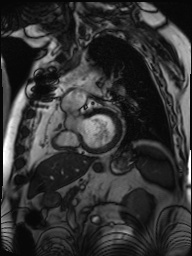
%> input picture Pics/P09-0001.jpg, 192 x 256 px; its folder holds only this picture in this run
$ octave --eval "result = LVSpline;"   (GNU Octave 9; MATLAB toolbox functions it lacks are replaced by stand-ins)
%> lines starting %> are read from the running program, lines starting %| are printed output that depends on the picture; in (x1, y1, x2, y2) boxes, pixels count from 0 and x2, y2 are one past the last pixel; in counts of white or black regions, pixels touching at a corner belong together; the program's own positions count from 1
function [pts, MSE, time] = LVSpline(direc, contourIterations, contourPoints, interpScale, threshLow, threshHigh, initR, resX, resY, resZ)
% The LVSPLINE function uses a provided dataset of MRI cardiac images and
% the Snake function written by Dr. Kroon of University of Twente (available
% on MathWorks File Exchange) to segment the left ventricle. Based on
% these contours, we use a fourth-order polynomial to interpolate the
% x- and y-coordinates for each contour.
%
% PTS = LVSpline is the interpolation of the acquired contours from MRI
% cardiac images. PTS consists of (x,y,z) tuples, meaning PTS(:,1) is the
% x-points, PTS(:,2) is the y-points, and PTS(:,3) is the z-points.
%
% PTS = LVSpline(direc)
% Optional input. DIREC defines the folder in which the MRI cardiac
% images are stored. The folder can be listed relative to the current
% folder (a string starting with "./") or the complete folder path
% ("C:/MRIData/Set1", for example). Default value is "./Pics".
%
% PTS = LVSpline(direc, contourIterations)
% Optional input. CONTOURITERATIONS defines the number of iterations to run
% the active contour algorithm per image. Default value is 300.
%
% PTS = LVSpline(direc, contourIterations, contourPoints)
% Optional input. CONTOURPOINTS defines the number of points to calculate
% for each contour. Default value is 100.
%
% PTS = LVSpline(direc, contourIterations, contourPoints, interpScale)
% Optional input. INTERPSCALE defines the number of "slices" to interpolate
% between given images. For example, if interpScale is 4, then there are 3
% additional contours interpolated between the first and second image.
% INTERPSCALE only affects datasets with at least two (2) images. Default
% value is 6.
%
% PTS = LVSpline(direc, contourIterations, contourPoints, interpScale, threshLow, threshHigh)
% Optional inputs. THRESHLOW and THRESHHIGH define the low and high
% thresholding values, respectively for rescaling the grayscale image.
% Default values are 70 and 100 for low and high thresholds, respectively.
%
% PTS = LVSpline(direc, contourIterations, contourPoints, interpScale, threshLow, threshHigh, initR)
% Optional input. INITR defines the initial radius for the auto-generated
% contours.  Default value is 5.
%
% PTS = LVSpline(direc, contourIterations, contourPoints, interpScale, threshLow, threshHigh, initR, resX, resY, resZ)
% Optional inputs. RESX, RESY, RESZ define the image resolution (in mm) in the
% x-, y-, and z- dimensions, respectively. Default values are 1.5256 mm in
% the x- and y-dimensions and 10.02 mm in the z-dimension.
%
% [PTS, MSE] = LVSpline stores the mean square errors (in mm) for each dimension
% into MSE, in x,y,z order.
%
% [PTS, MSE, TIME] = LVSpline stores the runtime (in seconds) of LVSPLINE into TIME.

    close all;clc; % close all figures and clear Command Window
    t = tic;  % start timer
    time = 0; % total time for program

    % define low value for thresholding
    if ~exist('threshLow','var') || isempty(threshLow)
        imlo = 70;
    else
        imlo = threshLow;
    end

    % define high value for thresholding
    if ~exist('threshHigh','var') || isempty(threshHigh)
        imhi = 100;
    else
        imhi = threshHigh;
    end

    % Define the struct options for the Snake Algorithm
    Options = struct; % create struct object

    % define number of iterations for Snake algorithm
    if ~exist('contourIterations','var') || isempty(contourIterations) || contourIterations <= 0
        Options.Iterations = 300;
    else
        Options.Iterations = contourIterations;
    end

    Options.Verbose = true; % define whether the  segmentation figure should be shown (opens in Figure 2)

    % define trial-and-error based MRI constants for left ventricle
    Options.Sigma1 = 1;
    Options.Sigma2 = 2;

    % number of contour points in final segmentation
    if ~exist('contourPoints','var') || isempty(contourPoints) || contourPoints <= 3
        Options.nPoints = 100;
    else
        Options.nPoints = contourPoints;
    end

    % path to folder where the pictures are stored
    if ~exist('direc','var') || isempty(direc)
    	direc = "./Pics";
    end

    folder = dir(direc); % folder information
    nSlices = length(folder)-2; % number of pictures in folder

    % number of points to interpolate between pictures
    if ~exist('interpScale','var') || isempty(interpScale) || interpScale <= 1
        interpScale = 6;
    end

    nInterp = interpScale*(nSlices-1)+1; % number of total points to interpolate
    O = zeros(Options.nPoints,2,nSlices); % define a matrix of zeros for x- and y-coordinates after image segmentation


    % initial radius to define a self-generated initial contour
    if ~exist('initR','var') || isempty(initR) || initR <= 0
        r = 5;
    else
        r = initR;
    end

    theta = 0:pi/(Options.nPoints-1):2*pi; % define radians for self-generated initial contour
    Z =  zeros(Options.nPoints,nSlices); % define a matrix of zeros for z-coordinates after image segmentation

    % For each picture, perform the active contour segmentation based on user choice.
    % First two filenames are "." (for current folder) and ".." for drill-up one
    % folder.
    for i = 3:length(folder)
        file = folder(i); % get an image file from the folder
        name = file.name; % get the filename from the file

        disp(name); % show user the image being segmented
        image = imread(direc+"/"+name); % read the image into MATLAB
%> image is the input picture: size 256x192 uint8; min 0, max 255, mean 52.1
        image2 = im2double(image); % convert image to grayscale between 0 and 1

        % threshold and scale image
        image2 = (image2*255-imlo)/(imhi-imlo);
        image2(image2(:) <= 0) = 0;
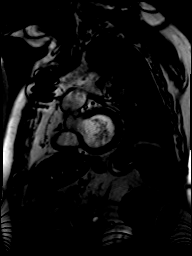
%> image2: size 256x192 double; min 0, max 6.17, mean 0.387; drawn with min black and max white
        image2(image2(:) >= 1) = 1;
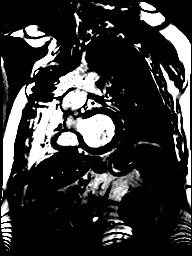
%> image2: size 256x192 double; 14.15% of pixels changed, all inside (x1, y1, x2, y2) = (1, 2, 191, 244)

        % display image in Figure 1
        figure(1);imagesc(image2);colormap(gray);hold on

        choice = 0; % initialize user choice
        disp("Select method of segmenting image:"); % ask user how to segment image

        % while the user gives an invalid choice
        while choice == 0
            % options for segmentation
            disp("1. Auto-generate contour with center");
            disp("2. Manually select contour points");

            time = time + toc(t); % stop timer for user input
            choice = input("Selection: "); % get user choice
            t = tic; % restart timer

            % define different methods of segmenting based on image name
            if choice == 1
                % segment image using a self-generated contour based on
                % user selected center
                disp("select a center point (right-click on image)"); % direct user on how to segment image
                time = time + toc(t); % stop timer for user input
%> (the run ends here)

$ run again, on Pics/P15-0001.jpg
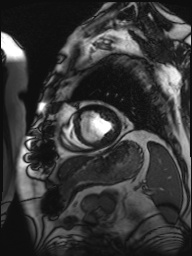
%> input picture Pics/P15-0001.jpg, 192 x 256 px
%> in LVSpline, image is the input picture: size 256x192 uint8; min 8, max 255, mean 56.2
%> in LVSpline, `image2(image2(:) <= 0) = 0;`:
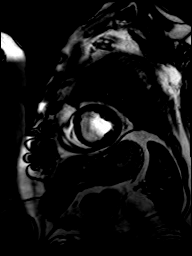
%> image2: size 256x192 double; min 0, max 6.17, mean 0.438; drawn with min black and max white
%> in LVSpline, `image2(image2(:) >= 1) = 1;`:
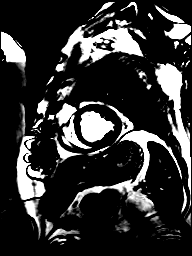
%> image2: size 256x192 double; 14.32% of pixels changed, all inside (x1, y1, x2, y2) = (1, 2, 191, 241)

$ run again, on Pics/P16-0001.jpg
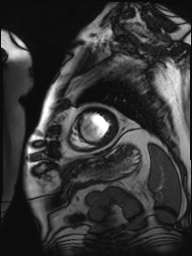
%> input picture Pics/P16-0001.jpg, 192 x 256 px
%> in LVSpline, image is the input picture: size 256x192 uint8; min 8, max 255, mean 54.8
%> in LVSpline, `image2(image2(:) <= 0) = 0;`:
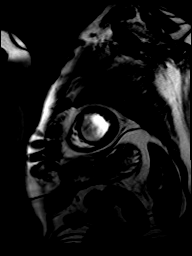
%> image2: size 256x192 double; min 0, max 6.17, mean 0.442; drawn with min black and max white
%> in LVSpline, `image2(image2(:) >= 1) = 1;`:
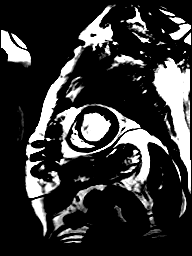
%> image2: size 256x192 double; 14.88% of pixels changed, all inside (x1, y1, x2, y2) = (1, 8, 191, 242)

$ run again, on Pics/P10-0001.jpg
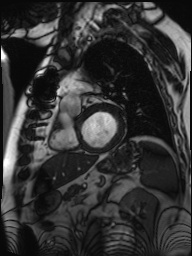
%> input picture Pics/P10-0001.jpg, 192 x 256 px
%> in LVSpline, image is the input picture: size 256x192 uint8; min 2, max 255, mean 52.3
%> in LVSpline, `image2(image2(:) <= 0) = 0;`:
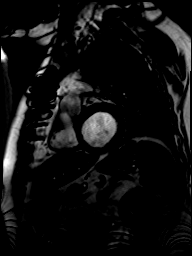
%> image2: size 256x192 double; min 0, max 6.17, mean 0.399; drawn with min black and max white
%> in LVSpline, `image2(image2(:) >= 1) = 1;`:
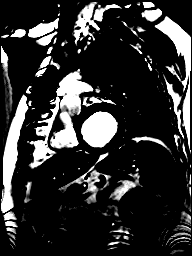
%> image2: size 256x192 double; 14.01% of pixels changed, all inside (x1, y1, x2, y2) = (1, 2, 191, 245)
